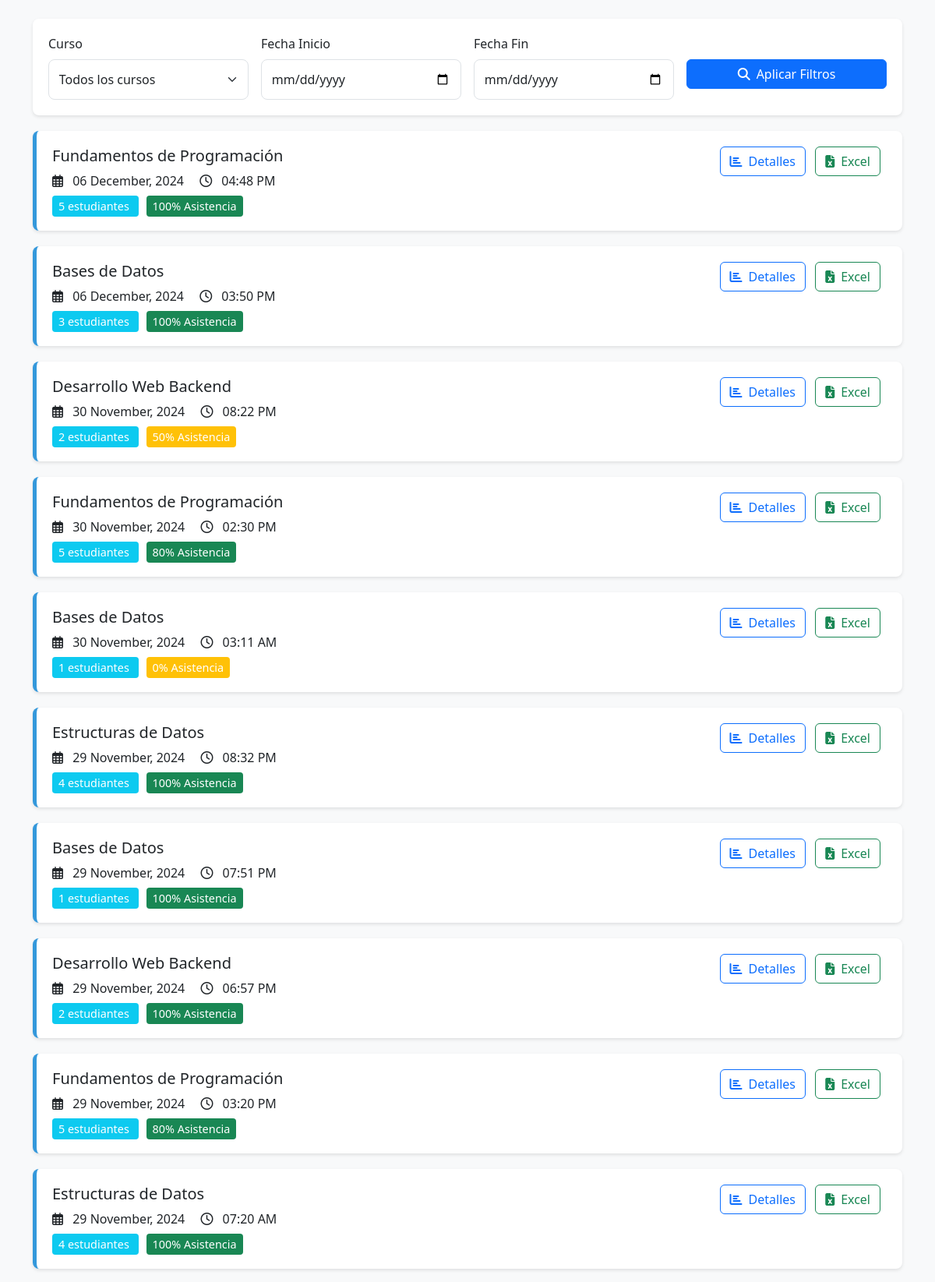
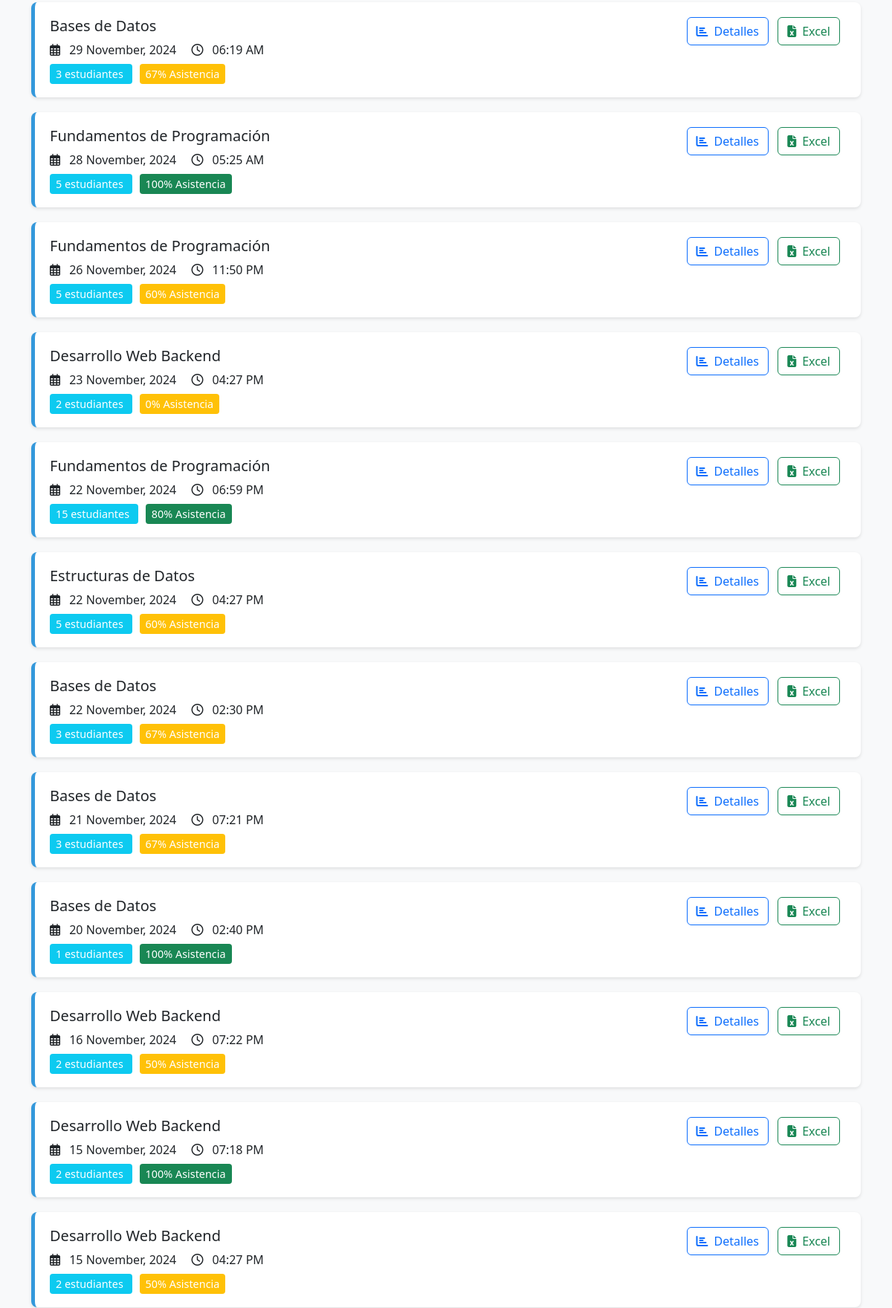
The page /public/modules/historial.php (signed in, upper part) on the database its author committed (2 pictures, top to bottom).
### tables this page shows
CREATE TABLE `asistencia` (
  `id_asistencia` int(11) NOT NULL,
  `id_curso` int(11) NOT NULL,
  `cedula_profesor` varchar(12) NOT NULL,
  `fecha` date NOT NULL,
  `hora` time NOT NULL
);

CREATE TABLE `cursos` (
  `id_curso` int(11) NOT NULL,
  `nombre_curso` varchar(50) NOT NULL,
  `id_grupo` varchar(10) DEFAULT NULL
);

### public/modules/historial.php (the view, shortened to what this page needs)
<?php
$cedula_profesor = $_SESSION['cedula'];
require_once('../../config.php');
function getHistorialClases($conn, $cedula_profesor, $curso = null, $fechaInicio = null, $fechaFin = null) {
    $sql = "SELECT a.*, c.nombre_curso,
            (SELECT COUNT(*) FROM asistencia_detalle ad
             WHERE ad.id_asistencia = a.id_asistencia) as total_estudiantes,
            (SELECT COUNT(*) FROM asistencia_detalle ad
             WHERE ad.id_asistencia = a.id_asistencia AND ad.asistencia = 'Presente') as total_presentes
            FROM asistencia a
            INNER JOIN cursos c ON a.id_curso = c.id_curso
            INNER JOIN profesor_curso pc ON pc.id_curso = c.id_curso
            WHERE pc.cedula_profesor = ?";
    $sql .= " ORDER BY a.fecha DESC, a.hora DESC";
    $stmt = $conn->prepare($sql);
    $stmt->bind_param("s", $cedula_profesor);
    $stmt->execute();
    return $stmt->get_result();
}
$filtro_curso = isset($_GET['curso']) ? $_GET['curso'] : null;
$filtro_fecha_inicio = isset($_GET['fecha_inicio']) ? $_GET['fecha_inicio'] : null;
$filtro_fecha_fin = isset($_GET['fecha_fin']) ? $_GET['fecha_fin'] : null;
$clases = getHistorialClases($conn, $cedula_profesor, $filtro_curso, $filtro_fecha_inicio, $filtro_fecha_fin);
?>
<!DOCTYPE html>
<html lang="es">
<head>
    <link rel="stylesheet" href="https://cdnjs.cloudflare.com/ajax/libs/bootstrap/5.3.2/css/bootstrap.min.css">
    <link rel="stylesheet" href="https://cdnjs.cloudflare.com/ajax/libs/font-awesome/6.4.2/css/all.min.css">
    <link rel="stylesheet" href="/../AsistenciaVirtual/public/assets/css/historial.css">
</head>
<body class="bg-light">
    <main class="container py-4">
        <div class="filters-card">
            <form method="GET" class="row g-3">
                <div class="col-md-3">
                    <label class="form-label">Curso</label>
                    <select name="curso" class="form-select">
                        <option value="">Todos los cursos</option>
                    </select>
                </div>
                <div class="col-md-3">
                    <label class="form-label">Fecha Inicio</label>
                    <input type="date" name="fecha_inicio" class="form-control"
                           value="<?php echo $filtro_fecha_inicio; ?>">
                </div>
                <div class="col-md-3">
                    <label class="form-label">Fecha Fin</label>
                    <input type="date" name="fecha_fin" class="form-control"
                           value="<?php echo $filtro_fecha_fin; ?>">
                </div>
                <div class="col-md-3">
                    <label class="form-label">&nbsp;</label>
                    <button type="submit" class="btn btn-primary w-100">
                        <i class="fas fa-search me-2"></i>Aplicar Filtros
                    </button>
                </div>
            </form>
        </div>
        <?php while($clase = $clases->fetch_assoc()):
            $porcentaje_asistencia = ($clase['total_estudiantes'] > 0)
                ? round(($clase['total_presentes'] / $clase['total_estudiantes']) * 100)
                : 0;
        ?>
        <div class="class-card">
            <div class="d-flex justify-content-between align-items-start">
                <div>
                    <h5 class="mb-2"><?php echo htmlspecialchars($clase['nombre_curso']); ?></h5>
                    <div class="mb-2">
                        <i class="far fa-calendar-alt me-2"></i>
                        <?php echo date('d F, Y', strtotime($clase['fecha'])); ?>
                        <i class="far fa-clock ms-3 me-2"></i>
                        <?php echo date('h:i A', strtotime($clase['hora'])); ?>
                    </div>
                    <div>
                        <span class="class-tag bg-info text-white">
                            <?php echo $clase['total_estudiantes']; ?> estudiantes
                        </span>
                        <span class="class-tag bg-<?php echo ($porcentaje_asistencia >= 70) ? 'success' : 'warning'; ?> text-white">
                            <?php echo $porcentaje_asistencia; ?>% Asistencia
                        </span>
                    </div>
                </div>
                <div>
                    <button class="btn btn-outline-primary me-2"
                            onclick="cargarDetalles(<?php echo $clase['id_asistencia']; ?>)">
                        <i class="fas fa-chart-bar me-2"></i>Detalles
                    </button>
                    <a href="?exportar=excel&id_asistencia=<?php echo $clase['id_asistencia']; ?>"
                       class="btn btn-outline-success me-2">
                        <i class="fas fa-file-excel me-2"></i>Excel
                    </a>
                </div>
            </div>
        </div>
        <?php endwhile; ?>
    </main>
</body>
</html>

### public/assets/css/historial.css (style rules this page uses)
:root { --primary-color: #2c3e50; --secondary-color: #34495e; --accent-color: #3498db; --hover-color: #2980b9; --light-bg: #ecf0f1; --success-color: #27ae60; --warning-color: #f1c40f; --danger-color: #e74c3c; }
body { background-color: var(--light-bg); font-family: 'Segoe UI', system-ui, -apple-system, sans-serif; }
.filters-card { background: white; border-radius: 12px; padding: 1.5rem; margin-bottom: 2rem; box-shadow: 0 4px 6px rgba(0,0,0,0.1); }
.form-control, .form-select { border: 1px solid #dee2e6; border-radius: 8px; padding: 0.8rem; height: auto; transition: all 0.3s ease; }
.class-card { background: white; border-radius: 12px; margin-bottom: 1.5rem; transition: all 0.3s ease; box-shadow: 0 4px 6px rgba(0,0,0,0.1); border-left: 5px solid var(--accent-color); }
.class-tag { padding: 0.4rem 0.8rem; border-radius: 20px; font-size: 0.8rem; font-weight: 500; margin-right: 0.5rem; }

### public/modules/historial.php (style rules this page uses)
.class-card { background: #fff; border-radius: 8px; box-shadow: 0 2px 4px rgba(0,0,0,0.1); margin-bottom: 20px; padding: 20px; }
.class-tag { padding: 4px 8px; border-radius: 4px; font-size: 0.9em; margin-right: 10px; }
.filters-card { background: #fff; border-radius: 8px; box-shadow: 0 2px 4px rgba(0,0,0,0.1); margin-bottom: 20px; padding: 20px; }

### rows shown on the page
asistencia: id_curso.nombre_curso "Fundamentos de Programación", fecha "06 December, 2024", hora "04:48 PM", total_estudiantes "5", porcentaje_asistencia "100"
asistencia: id_curso.nombre_curso "Bases de Datos", fecha "06 December, 2024", hora "03:50 PM", total_estudiantes "3", porcentaje_asistencia "100"
asistencia: id_curso.nombre_curso "Desarrollo Web Backend", fecha "30 November, 2024", hora "08:22 PM", total_estudiantes "2", porcentaje_asistencia "50"
asistencia: id_curso.nombre_curso "Fundamentos de Programación", fecha "30 November, 2024", hora "02:30 PM", total_estudiantes "5", porcentaje_asistencia "80"
asistencia: id_curso.nombre_curso "Bases de Datos", fecha "30 November, 2024", hora "03:11 AM", total_estudiantes "1", porcentaje_asistencia "0"
asistencia: id_curso.nombre_curso "Estructuras de Datos", fecha "29 November, 2024", hora "08:32 PM", total_estudiantes "4", porcentaje_asistencia "100"
asistencia: id_curso.nombre_curso "Bases de Datos", fecha "29 November, 2024", hora "07:51 PM", total_estudiantes "1", porcentaje_asistencia "100"
asistencia: id_curso.nombre_curso "Desarrollo Web Backend", fecha "29 November, 2024", hora "06:57 PM", total_estudiantes "2", porcentaje_asistencia "100"
asistencia: id_curso.nombre_curso "Fundamentos de Programación", fecha "29 November, 2024", hora "03:20 PM", total_estudiantes "5", porcentaje_asistencia "80"
asistencia: id_curso.nombre_curso "Estructuras de Datos", fecha "29 November, 2024", hora "07:20 AM", total_estudiantes "4", porcentaje_asistencia "100"
asistencia: id_curso.nombre_curso "Bases de Datos", fecha "29 November, 2024", hora "06:19 AM", total_estudiantes "3", porcentaje_asistencia "67"
asistencia: id_curso.nombre_curso "Fundamentos de Programación", fecha "28 November, 2024", hora "05:25 AM", total_estudiantes "5", porcentaje_asistencia "100"
asistencia: id_curso.nombre_curso "Fundamentos de Programación", fecha "26 November, 2024", hora "11:50 PM", total_estudiantes "5", porcentaje_asistencia "60"
asistencia: id_curso.nombre_curso "Desarrollo Web Backend", fecha "23 November, 2024", hora "04:27 PM", total_estudiantes "2", porcentaje_asistencia "0"
asistencia: id_curso.nombre_curso "Fundamentos de Programación", fecha "22 November, 2024", hora "06:59 PM", total_estudiantes "15", porcentaje_asistencia "80"
asistencia: id_curso.nombre_curso "Estructuras de Datos", fecha "22 November, 2024", hora "04:27 PM", total_estudiantes "5", porcentaje_asistencia "60"
asistencia: id_curso.nombre_curso "Bases de Datos", fecha "22 November, 2024", hora "02:30 PM", total_estudiantes "3", porcentaje_asistencia "67"
asistencia: id_curso.nombre_curso "Bases de Datos", fecha "21 November, 2024", hora "07:21 PM", total_estudiantes "3", porcentaje_asistencia "67"
asistencia: id_curso.nombre_curso "Bases de Datos", fecha "20 November, 2024", hora "02:40 PM", total_estudiantes "1", porcentaje_asistencia "100"
asistencia: id_curso.nombre_curso "Desarrollo Web Backend", fecha "16 November, 2024", hora "07:22 PM", total_estudiantes "2", porcentaje_asistencia "50"
asistencia: id_curso.nombre_curso "Desarrollo Web Backend", fecha "15 November, 2024", hora "07:18 PM", total_estudiantes "2", porcentaje_asistencia "100"
asistencia: id_curso.nombre_curso "Desarrollo Web Backend", fecha "15 November, 2024", hora "04:27 PM", total_estudiantes "2", porcentaje_asistencia "50"
